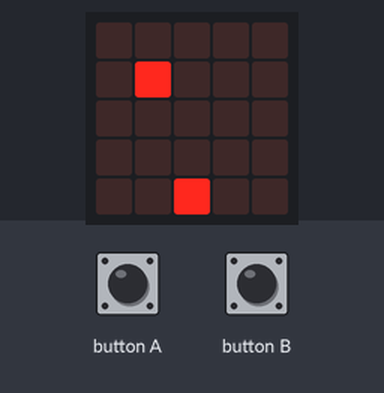
Recording of a program running on a simulated BBC micro:bit (MakeCode). On the bench: the board's 5×5 LED display. The test bench sets the inputs (shaded band). Random numbers come from a fixed seed.

Above: at 1.5 s.
1.6 s: button A pressed for 0.15 s
At 1.96 s:
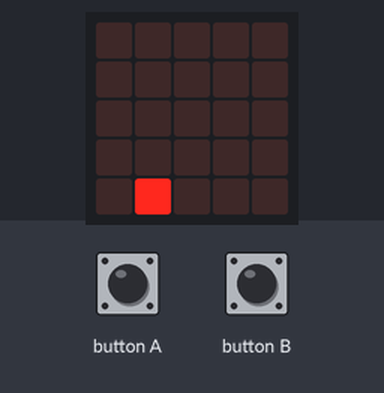
2.3 s: button B pressed for 0.15 s
At 2.87 s:
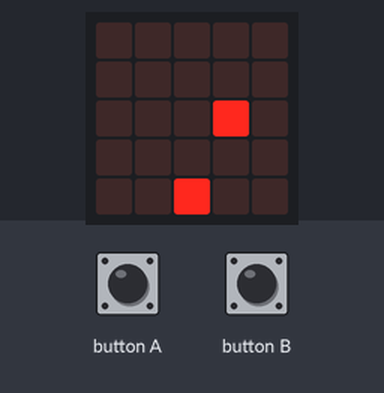
3.0 s: button A pressed for 0.15 s
At 3.48 s:
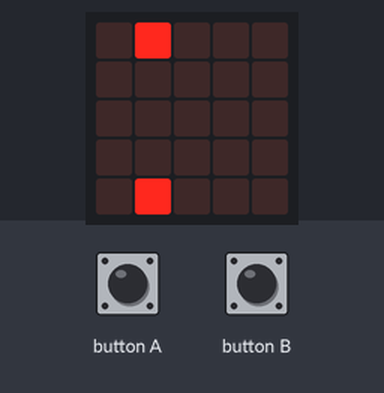
3.7 s: button B pressed for 0.15 s
At 4.08 s:
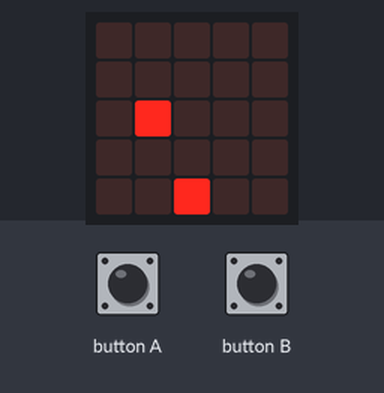
4.4 s: button B pressed for 0.15 s
At 6.8 s:
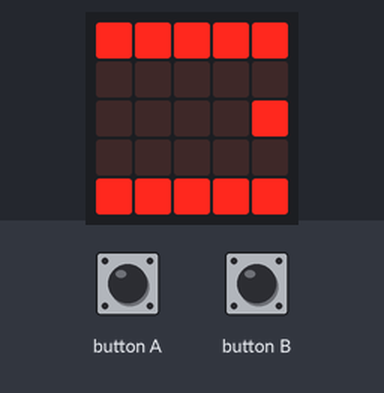
Timing chart, 0 to 8.0 s (numbered marks = the images above; inputs shaded):
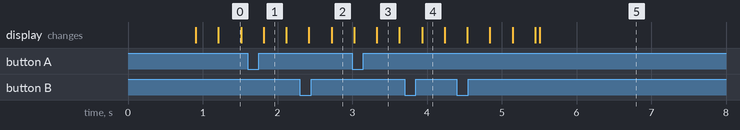

The program:

led_catcher.py
```python
playerPos = [2, 4]

items = [[randint(1, 3), -5]]

score = 0

death = False
misses = 0

scoreLeds = [
    [0, 0],
    [0, 1],
    [0, 2],
    [0, 3],
    [0, 4],
    [4, 0],
    [4, 1],
    [4, 2],
    [4, 3],
    [4, 4],
]

deathScoreLeds = [
    [0, 1],
    [1, 1],
    [2, 1],
    [3, 1],
    [4, 1],
    [0, 2],
    [1, 2],
    [2, 2],
    [3, 2],
    [4, 2],
]

def render():
    if death:
        basic.pause(1000)
        return

    basic.plot_leds("""
    . . . . .
    . . . . .
    . . . . .
    . . . . .
    . . . . .
    """)

    led.plot(playerPos[0], playerPos[1])

    for item in items:
        led.plot(item[0], item[1])

    tmp = []
    tmpScore = score

    if tmpScore >= 1024:
        tmpScore = 1023

    while tmpScore > 0:
        tmp.append(tmpScore % 2)
        tmpScore = tmpScore //2

    while len(tmp) < 10:
        tmp.append(0)

    tmp.reverse()

    for i in range(len(tmp)):
        if tmp[i] == 1:
            led.plot(scoreLeds[i][0], scoreLeds[i][1])

    basic.pause(10)

def itemLogic():
    global items, score, death, misses

    if death:
        basic.pause(1000)
        return

    if misses >= 3:
        death = True

    for item in items:
        if item[1] < 4:
            item[1] += 1
        else:
            items.pop(items.index(item))
            misses += 1
            continue

        if item[0] == playerPos[0] and item[1] == playerPos[1]:
            score += 1
            items.pop(items.index(item))
            continue

    basic.pause(200)

def spawnItem():
    global items

    if death:
        basic.pause(1000)
        return

    spawnPos = randint(1, 3)

    basic.pause(1000)

    items.append([spawnPos, -5])

def deathScreen():
    if not death:
        basic.pause(10)
        return

    if score >= 1024:
        basic.plot_leds("""
        . . . . .
        . # . # .
        . . . . .
        # . . . #
        . # # # .
        """)
    else:
        basic.plot_leds("""
        # # # # #
        . . . . .
        . . . . .
        . . . . .
        # # # # #
        """)

        tmp = []
        tmpScore = score

        while tmpScore > 0:
            tmp.append(tmpScore % 2)
            tmpScore = tmpScore //2

        while len(tmp) < 10:
            tmp.append(0)

        tmp.reverse()

        for i in range(len(tmp)):
            if tmp[i] == 1:
                led.plot(deathScoreLeds[i][0], deathScoreLeds[i][1])

    basic.pause(1000)

def on_button_pressed_a():
    global playerPos

    if playerPos[0] > 1:
        playerPos[0] -= 1

def on_button_pressed_b():
    global playerPos

    if playerPos[0] < 3:
        playerPos[0] += 1

input.on_button_pressed(Button.A, on_button_pressed_a)
input.on_button_pressed(Button.B, on_button_pressed_b)

forever(render)
forever(itemLogic)
forever(spawnItem)
forever(deathScreen)
```
